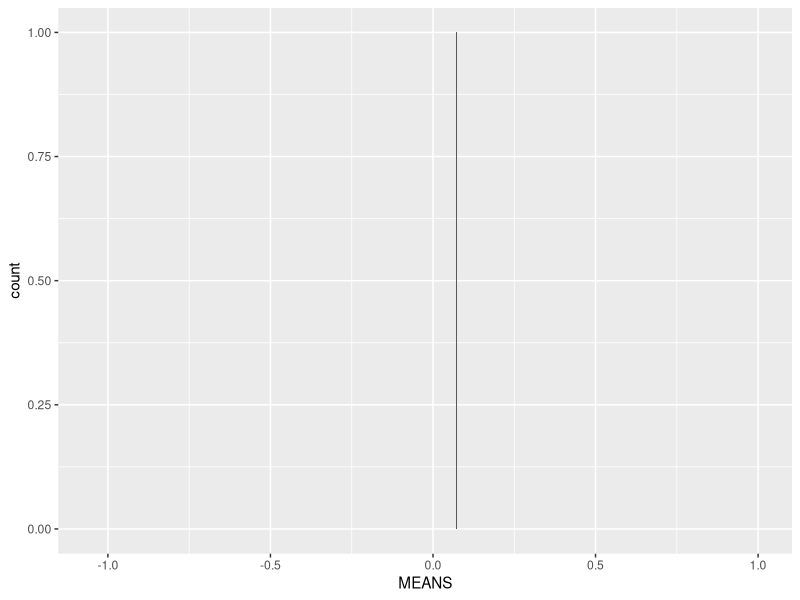

Generate this figure with R: (Note: this script raises an error after producing the figure.)
# Heath O'Brien (heath.obrien-at-gmail-dot-com)
# MLwiN tutorial, chapter 2
# 12 May 2015

# last modified 14 May 2015

# This is an attempt to reproduce the output of chapter 2 of the MLwiN tutorial

# clear R of all objects
rm(list=ls())

library(dplyr)
library(ggplot2)
library(lmtest)
library(lme4)
#2.2: Opening  the  worksheet  and  looking  at the data
SchoolData<-read.csv(file = "tutorial.txt", sep="\t")
SchoolData$school<-factor(SchoolData$school)
SchoolData$girl<-factor(SchoolData$girl)
summary(SchoolData)

#2.3: Comparing two groups
group_by(SchoolData, girl) %>% summarise(N=length(normexam), MEANS=mean(normexam), SDs=sd(normexam))
summarise(SchoolData, N=length(normexam), MEANS=mean(normexam), SDs=sd(normexam))

2*pnorm(-7.23,0,1)

MOD.1 <- lm(normexam ~ girl, data=SchoolData)
summary(MOD.1)
# yi = -0.14120(0.02464) + 0.23373(0.03181)x1i 
# σ2e = 0.9926**2 = 0.9852548

#2.4: Comparing more than two groups: Fixed effects models
group_by(SchoolData, school) %>% summarise(MEANS=mean(normexam)) %>%
  ggplot(., (aes(MEANS)))+geom_bar()

MOD.2 <- lm(normexam ~ school, data=SchoolData)
summary(MOD.2)
# F = 12.23 on 64 and 3994 DF,  p-value: < 2.2e-16
#This doesn't look exactly the same because the reference school is 1 
#rather than 65 and I'm not sure how to change this

filter(SchoolData, school==65) %>%summarise(mean(normexam))
# = -0.309375 = 0.500548 + -0.809923

-2 * logLik(MOD.2)
-2 * logLik(lm(normexam ~ 1, data=SchoolData))
1 - pchisq(11510.55-10783.99, df=64)

#or simply
lrtest(MOD.2, lm(normexam ~ 1, data=SchoolData))

MOD.3 <- lm(normexam ~ school + schgend, data=SchoolData)
summary(MOD.3)

#2.5: Comparing means: Random effects or multilevel model
MOD.4 <- lmer(normexam ~ +(1|school), data=SchoolData)
summary(MOD.4)

#I'm a bit sketchy on how to calculate the standard errors for the randomeffects, but here goes:
school_SE <- 0.4143/65**.5
residual_SE <- 0.9209/4059**.5

#Dur, the Std.Dev. is just the square root of the Variance. It has nothing to do with the 
#standard error of the estimate of the variance. I guess I have no idea how to get R to produce
#the numbers in parens. 

#β0j = -0.01408(0.05407) + µ0j
#σ2µ0 = 0.1717(?)
#σ2e = 0.8480(?)
#these numbers aren't exactly the same, but they're in the ballpark

lrtest(MOD.4, lm(normexam ~ 1, data=SchoolData))
#this gives a warning, but the answer is sensible (494.81 vs. 498.71)

#variance partition coefficient:

VPC <-0.1717/(0.1717+0.8480)

#need to change the reference level for schgend
SchoolData$schgend<-relevel(SchoolData$schgend, ref="mixedsch")

MOD.5 <- lmer(normexam ~ schgend + (1|school), data=SchoolData)
summary(MOD.5)
#yij = β0j + 0.06404(0.15308)boyschj + 0.25750(0.11973)girlschj + eij
#β0j = -0.10239(0.07194) + µ0j
#σ2µ0 = 0.1637
#σ2e = 0.8480

